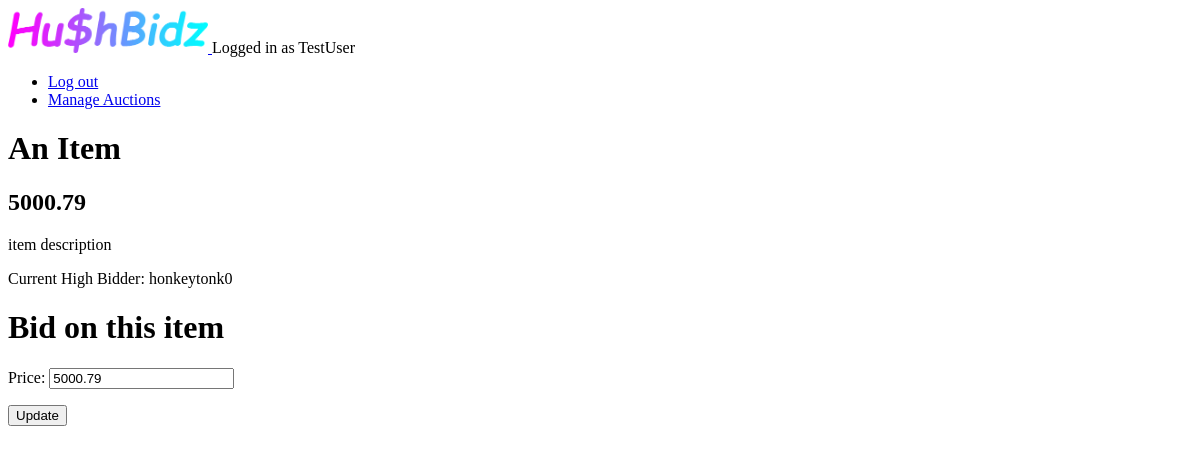
The app's page /auction_app/view_item/1/1/ (signed in), older data.
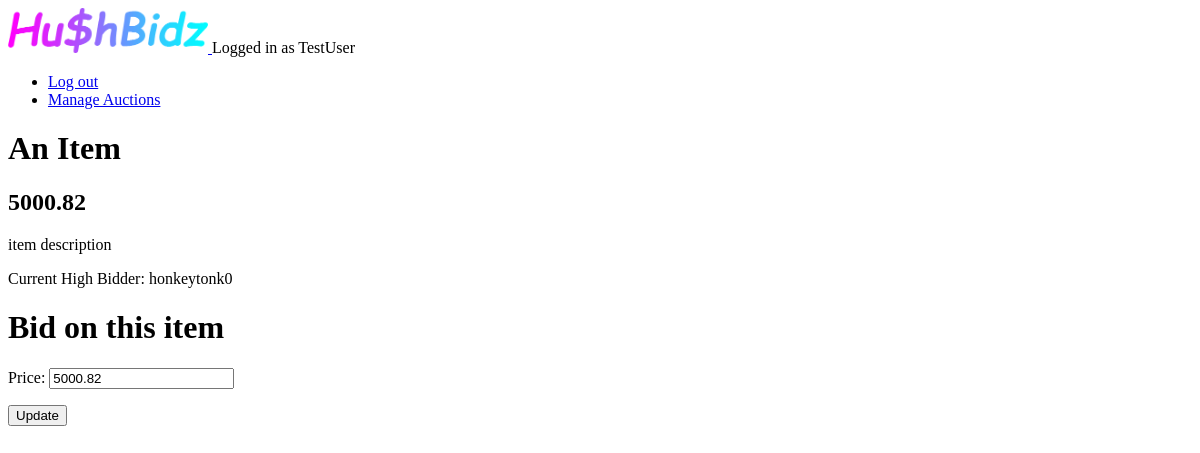
The same page, newer data.
### auction_app/models.py (models this page shows, shortened)
class Items(models.Model):
    auction = models.ForeignKey(Auction, on_delete=models.CASCADE, related_name='items')
    name = models.CharField('name', max_length=256, default='An Item')
    price = models.DecimalField('price', max_digits=6, decimal_places=2, default='0.00')
    description = models.TextField('description', max_length=256, default='item description')
    image = models.ImageField('image', upload_to='item_image', null=True, blank=True)
    highest_bidder = models.CharField('bidder', max_length=256, default='no bids')

### auction_app/views.py (the view)
# urls.py: path('view_item/<pk>/<id>/', views.view_item, name='view_item'),
@login_required()
def view_item(request, pk, id):
    instance = get_object_or_404(Items, id=id)
    form = PostForm(request.POST or None, instance=instance)
    if form.is_valid() and ValidTime(request, pk, id):
        item = form.save(commit=False)
        item.highest_bidder = request.user.username
        form.save()
        return redirect('view_item', pk=pk, id=id)
    auction = get_object_or_404(Auction, pk=pk)
    items   = auction.items.all()
    item = get_object_or_404(Items, id=id)
    context = {
            'item': item,
            'form': form
    }
    return render(request, 'auction_app/view_item.html', context)

### auction_app/forms.py
class PostForm(forms.ModelForm):
    class Meta:
        model = Items
        fields = ('price',)

### auction_app/templates/auction_app/view_item.html (shortened to what this page needs)
{% extends "auction_app/base.html" %}
{% block content %}
<h1>{{item.name}}</h1>
<h2>{{item.price}}</h2>
<p>{{item.description}}</p>
<!p>Current High Bidder: {{item.highest_bidder}}</p>
<div>
<h1>Bid on this item</h1>
<form method="post">
    {{ form.as_p }}
    <input type="submit" value="Update">
</form>
</div>
{% endblock %}

Row changes from the older to the newer data that the page shows:
changed Items "An Item": price "5000.79" → "5000.82"
Text that changed along with them:
form field price: "5000.79" → "5000.82"
